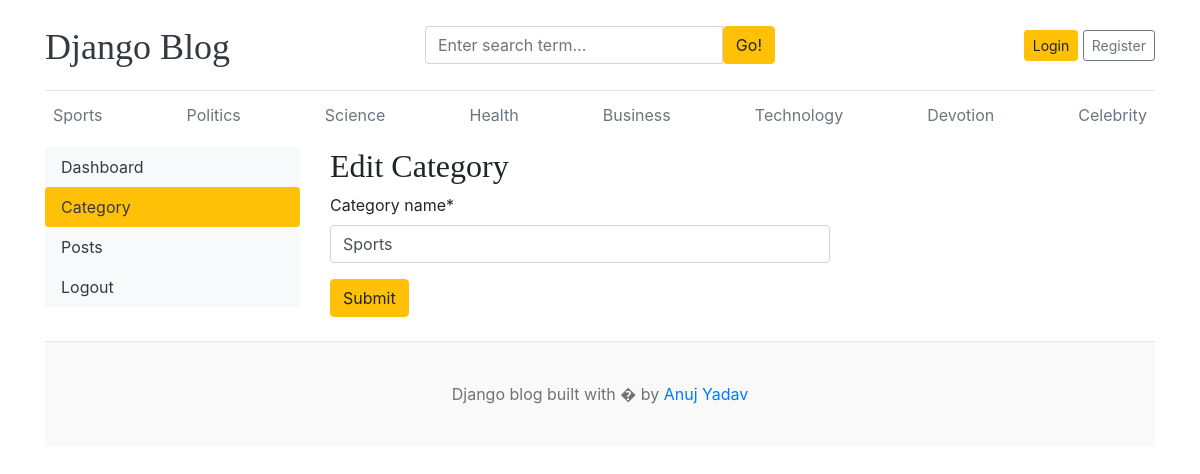
/dashboard/categories/edit/1, run on the app's committed database.
### blogs/models.py (models this page shows, shortened)
class Category(models.Model):
    category_name = models.CharField(max_length=50, unique=True)
    created_at = models.DateTimeField(auto_now_add=True)
    updated_at = models.DateTimeField(auto_now=True)
    class Meta:
        verbose_name_plural = 'categories'

### dashboards/views.py (the view)
# urls.py: path('categories/edit/<int:pk>', views.edit_category, name='edit_category'),
def edit_category(request, pk):
    category = get_object_or_404(Category, pk=pk)
    if request.method == 'POST':
        form = CategoryForm(request.POST, instance=category)
        if form.is_valid():
            form.save()
            return redirect('categories')
    form = CategoryForm(instance=category)
    context = {
        'form' : form,
        'category' : category,
    }
    return render(request, 'dashboard/edit_category.html', context=context)

### dashboards/forms.py
class CategoryForm(forms.ModelForm):
    class Meta:
        model = Category
        fields = '__all__'

### blogs/context_processors.py (called while the page is built)
def get_categories(request):
    categories = Category.objects.all()
    return dict(categories=categories)

def get_social_links(request):
    social_links = SocialLink.objects.all()
    return dict(social_links=social_links )

### templates/dashboard/edit_category.html (shortened to what this page needs)
{% extends 'base.html' %}
{% block content %}
{% load crispy_forms_tags %}
<div class="row">
{% include 'dashboard/sidebar.html' %}
    <div class="col-md-9">
        <h2>Edit Category</h2>
        <form action="{% url 'edit_category' category.id %}" method="POST" style="width:500px;">
            {{form | crispy}}
            <button type="submit" class="btn btn-warning">Submit</button>
        </form>
        <br>
    </div>
</div>
{% endblock %}

### templates/base.html (shortened to what this page needs)
{% load static %}
<!DOCTYPE html>
<html lang="en">
<head>
    <link href="https://getbootstrap.com/docs/4.0/dist/css/bootstrap.min.css" rel="stylesheet">
    <link href="{% static 'css/blog.css' %}" rel="stylesheet">
    <link rel="stylesheet" href="https://cdnjs.cloudflare.com/ajax/libs/font-awesome/4.7.0/css/font-awesome.min.css">
  </head>
<body>
    <div class="container">
      <header class="blog-header py-3">
        <div class="row flex-nowrap justify-content-between align-items-center">
          <div class="col-4 pt-1">
            <a class="blog-header-logo text-dark" href="/">Django Blog</a>
          </div>
          <div class="col-4">
            <form action="{% url 'search' %}" method="GET">
              <div class="input-group">
                <input class="form-control" type="text" name="keyword" value="{{ keyword }}" placeholder="Enter search term..." aria-label="Enter search term..." aria-describedby="button-search" />
                <button class="btn btn-warning" type="submit" id="button-search" type="button">Go!</button>
            </div>
            </form>
          </div>
          <div class="col-4 d-flex justify-content-end align-items-center">
            {% if not user.is_authenticated %}
            <a class="btn btn-sm btn-warning" href="{% url 'login' %}">Login</a> &nbsp;
            <a class="btn btn-sm btn-outline-secondary" href="{% url 'register' %}">Register</a>
            {% else %}
            <span> <a href="{% url 'dashboard' %}">Dashboard</a> </span>
            &emsp;
            <span> <a href="{% url 'logout' %}">Logout</a></span>
            {% endif %}
          </div>
        </div>
      </header>
      <div class="nav-scroller py-1 mb-2">
        <nav class="nav d-flex justify-content-between">
          {% for cat in categories %}
          <a class="p-2 text-muted" href="{% url 'posts_by_category' cat.pk %}">{{cat.category_name}}</a>
          {% endfor %}
        </nav>
      </div>
{% block content %}
{% endblock %}
<footer class="blog-footer">
    <p>Django blog built with � by <a href="#">Anuj Yadav</a></p>
  </footer>
  </body>
  </html>

### blog_main/static/css/blog.css (style rules this page uses)
.blog-header { border-bottom: 1px solid #e5e5e5; }
.blog-header-logo { font-family: "Playfair Display", Georgia, "Times New Roman", serif; font-size: 2.25rem; }
h1, h2, h3, h4, h5, h6 { font-family: "Playfair Display", Georgia, "Times New Roman", serif; }
.blog-footer { padding: 2.5rem 0; color: #727272; text-align: center; background-color: #f9f9f9; border-top: .05rem solid #e5e5e5; }
.blog-footer p:last-child { margin-bottom: 0; }

### data on the page
Category: category_name "Sports"
Category: category_name "Politics"
Category: category_name "Science"
Category: category_name "Health"
Category: category_name "Business"
Category: category_name "Technology"
Category: category_name "Devotion"
Category: category_name "Celebrity"
